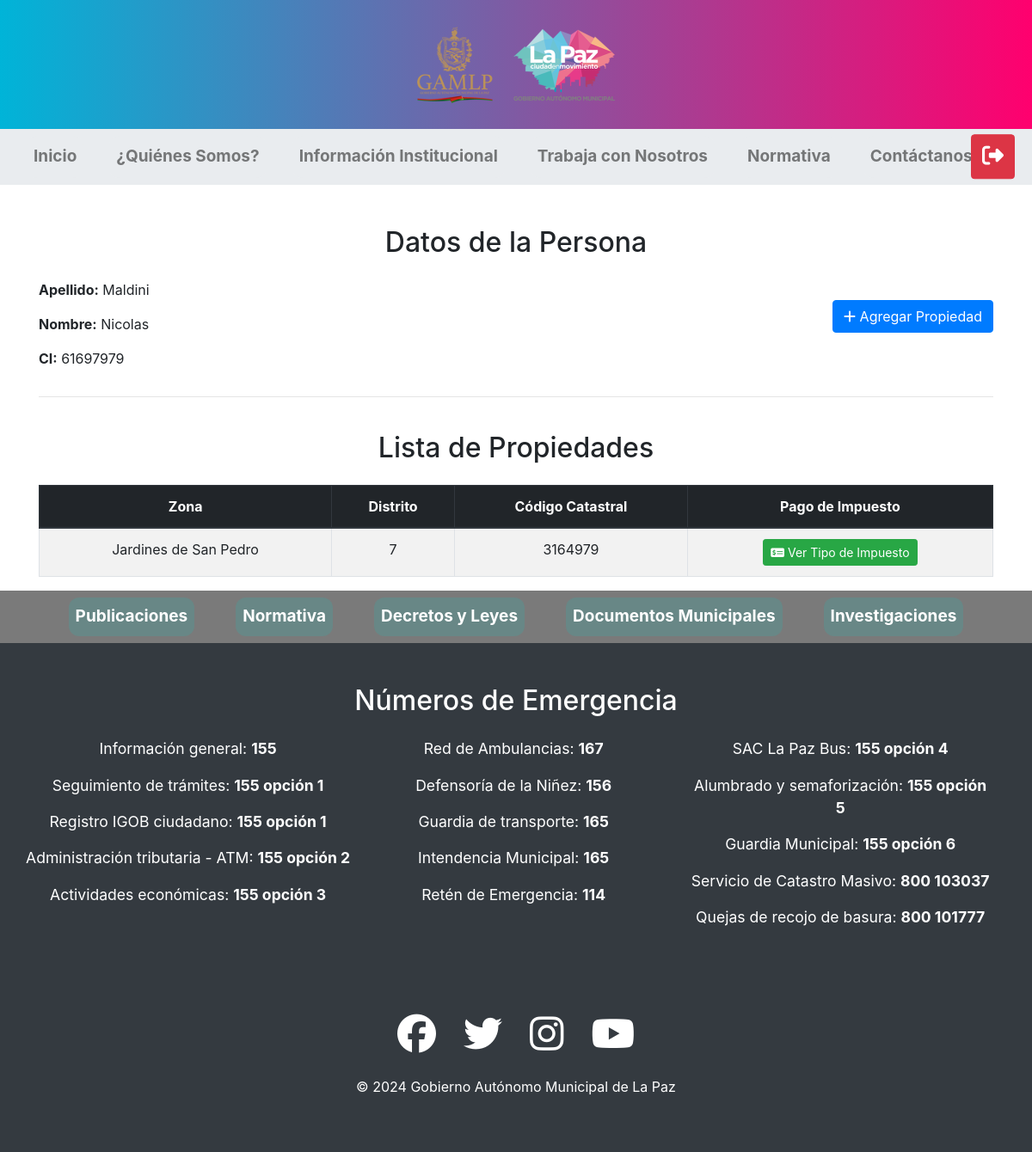
Page /PrimerParcial324/listarPropiedades.php?id=24 (signed in) on the committed database.
### tables this page shows
CREATE TABLE `persona` (
  `id_persona` int(11) NOT NULL,
  `nombre` varchar(50) DEFAULT NULL,
  `apellido` varchar(50) DEFAULT NULL,
  `ci` varchar(20) DEFAULT NULL,
  `telefono` varchar(15) DEFAULT NULL,
  `correo` varchar(50) DEFAULT NULL
);

CREATE TABLE `propiedad` (
  `id_propiedad` int(11) NOT NULL,
  `zona` varchar(30) DEFAULT NULL,
  `id_persona` int(11) DEFAULT NULL,
  `codigo_catastral` varchar(30) DEFAULT NULL,
  `distrito` int(11) DEFAULT NULL
);

### PrimerParcial324/listarPropiedades.php (the view, shortened to what this page needs)
<?php
include 'header.php';
include 'resources/conexion.php';
$id_persona = $_GET["id"];
$sql = "select * from persona where id_persona = $id_persona";
$resultado = mysqli_query($enlace, $sql);
$fila = $resultado->fetch_assoc();
$apellido = $fila["apellido"];
$nombre = $fila["nombre"];
$ci = $fila["ci"];
$sql = "select * from propiedad where id_persona = $id_persona";
$resultado = mysqli_query($enlace, $sql);
?>
<div class="container mt-5">
        <h2 class="text-center mb-4">Datos de la Persona</h2>
        <div class="row">
            <div class="col-md-8">
                <p><strong>Apellido:</strong> <?php echo $apellido; ?></p>
                <p><strong>Nombre:</strong> <?php echo $nombre; ?></p>
                <p><strong>CI:</strong> <?php echo $ci; ?></p>
            </div>
            <div class="col-md-4 text-right">
                <a href="agregarPropiedad.php?id=<?php echo $id_persona; ?>" class="btn btn-primary mt-4"><i class="fa-solid fa-plus"></i> Agregar Propiedad</a>
            </div>
        </div>
        <hr>
        <br>
            <h2 class="text-center mb-4">Lista de Propiedades</h2>
            <table class="table table-striped table-bordered">
                <thead class="thead-dark">
                    <tr>
                        <th scope="col">Zona</th>
                        <th scope="col">Distrito</th>
                        <th scope="col">Código Catastral</th>
                        <th scope="col">Pago de Impuesto</th>
                    </tr>
                </thead>
                <tbody>
                    <?php
                    if ($resultado->num_rows > 0) {
                        while($fila = $resultado->fetch_assoc()) {
                    ?>
                        <tr>
                            <td> <?php echo $fila['zona'] ?> </td>
                            <td> <?php echo $fila['distrito'] ?> </td>
                            <td> <?php echo $fila['codigo_catastral'] ?> </td>
                            <td>
                                <a href="http://localhost:8090/PagoImpuesto/tipoImpuesto?codigoCatastro=<?php echo $fila["codigo_catastral"] ?>" class="btn btn-success btn-sm">
                                <i class="fa-solid fa-money-check-dollar"></i> Ver Tipo de Impuesto
                                </a>
                            </td>
                        </tr>
                    <?php
                        }
                    } else {
                        echo "<tr><td colspan='4' class='text-center'>No hay propiedades registradas</td></tr>";
                    }
                    ?>
                </tbody>
            </table>
    </div>
<?php
include 'footer.php';
?>

### PrimerParcial324/css/style.css (style rules this page uses)
table { width: 100%; border-collapse: collapse; margin: 20px 0; }
th, td { border: 1px solid #ddd; padding: 8px; text-align: center; }
th { background-color: #f2f2f2; }

### rows in the picture
persona: apellido "Maldini", nombre "Nicolas", ci "61697979"
propiedad: zona "Jardines de San Pedro", distrito "7", codigo_catastral "3164979"
